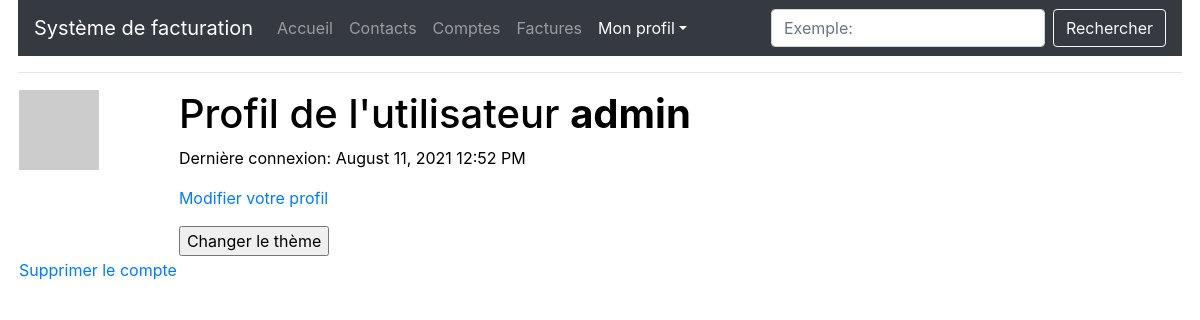
The page /user/admin (signed in) on the database as committed earlier.
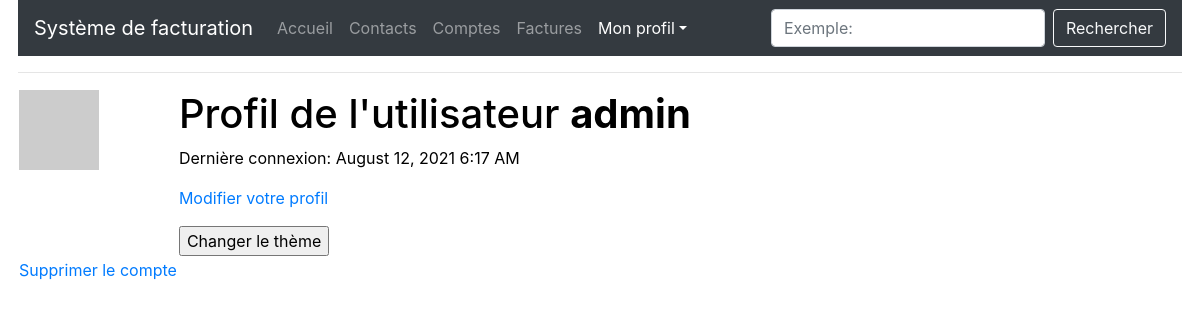
The same page on the database as committed later.
### app/models.py (models this page shows, shortened)
class User(UserMixin, db.Model):
    __tablename__ = "user"
    id = db.Column(db.Integer, primary_key=True)
    username = db.Column(db.String(64), index=True, unique=True)
    email = db.Column(db.String(120), index=True, unique=True)
    password_hash = db.Column(db.String(128))
    about_me = db.Column(db.String(140))
    last_seen = db.Column(db.DateTime, default=datetime.utcnow)
    profil_courrant = db.Column(db.Integer)
    profilEntreprise = db.relationship('CompanyProfil', back_populates="user")
    contact = db.relationship('Contact', back_populates="user")
    compte = db.relationship('Compte', back_populates="user")
    facture = db.relationship('Facture', back_populates="user")
    def avatar(self, size):
        digest = md5(self.email.lower().encode('utf-8')).hexdigest()
        return 'https://www.gravatar.com/avatar/{}?d=identicon&s={}'.format(digest, size)

### app/routes.py (the view)
@app.route('/user/<username>')
@login_required
def user(username):
    user = User.query.filter_by(username=username).first_or_404()
    return render_template('user.html', title=_('Mon profil'), user=user)

### app/models.py (called while the page is built)
@login.user_loader
def load_user(id):
    return User.query.get(int(id))

### app/routes.py (called while the page is built)
@app.before_request
def before_request():
    if current_user.is_authenticated:
        current_user.last_seen = datetime.utcnow()
        db.session.commit()

### app/templates/user.html (shortened to what this page needs)
{% extends "base.html" %}
{% block app_content %}
    <table>
        <tr valign="top">
            <td><img src="{{ user.avatar(128) }}"></td>
            <td>
                <h1>{{ _("Profil de l'utilisateur") }} <strong>{{ user.username }}</strong></h1>
                {% if user.last_seen %}<p>{{ _('Dernière connexion') }}: {{ moment(user.last_seen).format('LLL') }}</p>{% endif %}
                {% if user == current_user %}
                <p><a href="{{ url_for('edit_profile') }}">{{ _('Modifier votre profil') }}</a></p>
                {% endif %}
                <input type="button" id="switch" name="theme" value="{{ _('Changer le thème') }}"/><label for="switch"></label>
            </td>
        </tr>
        <tr>
            <td>
                <a href="{{ url_for('delete_user', username=current_user.username) }}">{{ _('Supprimer le compte') }}</a>
            </td>
        </tr>
    </table>
{% endblock %}

### app/templates/base.html (shortened to what this page needs)
{% extends 'bootstrap/base.html' %}
{% block html %}
  {% block head %}
    {% block styles %}
      <link rel="stylesheet" href="https://maxcdn.bootstrapcdn.com/bootstrap/4.0.0/css/bootstrap.min.css">
      <link rel="stylesheet" href="{{ url_for('static', filename='css/style.css') }}">
    {% endblock %}
  {% endblock %}
  {% block body %}
    {% block navbar %}
    <nav class="navbar navbar-expand-lg navbar-dark bg-dark">
      <a class="navbar-brand" href="{{ url_for('index') }}">{{ _('Système de facturation') }}</a>
      <div class="collapse navbar-collapse">
        <ul class="navbar-nav mr-auto">
            <li class="nav-item {% if request.url_rule.endpoint == 'welcome' %}active {% elif request.url_rule.endpoint == 'index'%}active{% endif %}">
              <a class="nav-link" href="{{ url_for('index') }}">{{ _('Accueil') }}</a>
            </li>
            {% if current_user.is_anonymous %}
            <li class="nav-item {% if request.url_rule.endpoint == 'register' %}active{% endif %}">
              <a class="nav-link" href="{{ url_for('register') }}">{{ _("S'inscrire") }}</a>
            </li>
            <li class="nav-item {% if request.url_rule.endpoint == 'login' %}active{% endif %}">
              <a class="nav-link" href="{{ url_for('login') }}">{{ _('Se connecter') }}</a>
            </li>
            {% else %}
            <li class="nav-item {% if request.url_rule.endpoint == 'contacts' %}active{% endif %}">
              <a class="nav-link" href="{{ url_for('contacts') }}">{{ _('Contacts') }}</a>
            </li>
            <li class="nav-item {% if request.url_rule.endpoint == 'comptes' %}active{% endif %}">
              <a class="nav-link" href="{{ url_for('comptes') }}">{{ _('Comptes') }}</a>
            </li>
            <li class="nav-item">
              <a class="nav-link {% if request.url_rule.endpoint == 'bill' %}active{% endif %}" href="{{ url_for('bill') }}">{{ _("Factures") }}</a>
            </li>
            <li class="nav-item dropdown {% if request.url_rule.endpoint == 'user' %}active{% endif %}">
              <a class="nav-link dropdown-toggle" href="#" id="navbarDropdown" role="button" data-toggle="dropdown" aria-haspopup="true" aria-expanded="false">{{ _('Mon profil') }}</a>
            </li>
            {% endif %}
        </ul>
        <form class="form-inline">
          <input class="form-control mr-sm-2" type="search" placeholder={{ _("Exemple: loyer") }} aria-label="Search" />
          <button class="btn btn-outline-light my-2 my-sm-0" type="submit">{{ _('Rechercher') }}</button>
        </form>
      </div>
    </nav>
    <hr>
    {% endblock %}
    {% block app_content %}{% endblock %}
  {% endblock %}
{% endblock %}

### app/static/css/style.css (style rules this page uses)
html { color: black; background-color: white; }

Rows that differ between the two databases and show on the page:
changed User "admin": last_seen "August 11, 2021 12:52 PM" → "August 12, 2021 6:17 AM"
